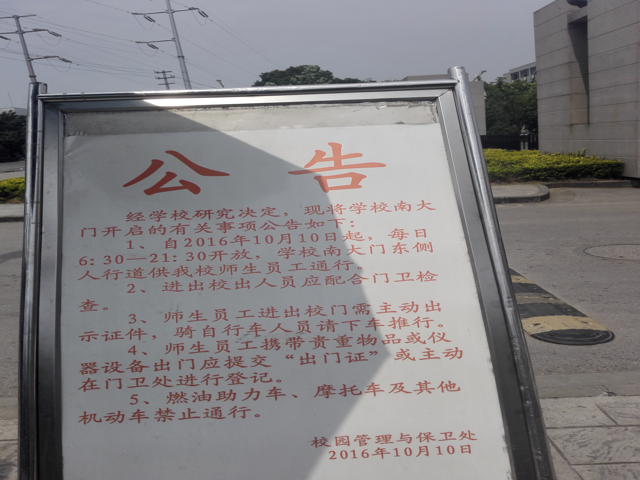
%> input picture color_adjustment_code/114-5_shadow.png, 640 x 480 px
$ octave demo.m   (GNU Octave 9; MATLAB toolbox functions it lacks are replaced by stand-ins)
%> lines starting %> are read from the running program, lines starting %| are printed output that depends on the picture
%> further down, shadow is the input picture: size 480x640x3 uint8; mean R, G, B 131.9, 129.4, 131.3
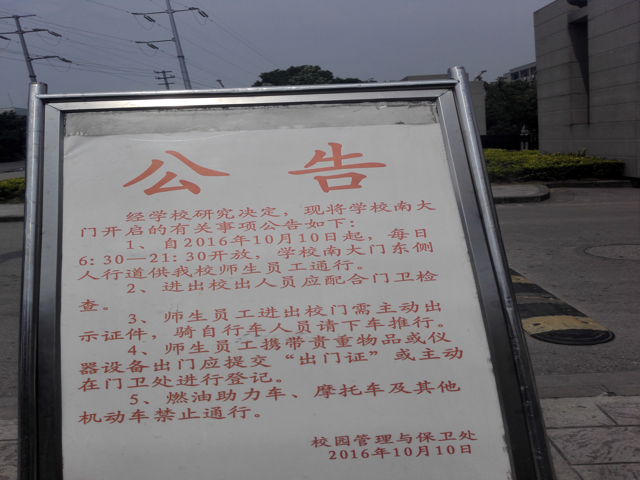
%> input picture color_adjustment_code/114-5_shadow_free_original.png, 640 x 480 px
%> further down, shadow_free is the input picture: size 480x640x3 uint8; mean R, G, B 114.6, 112.1, 115.2
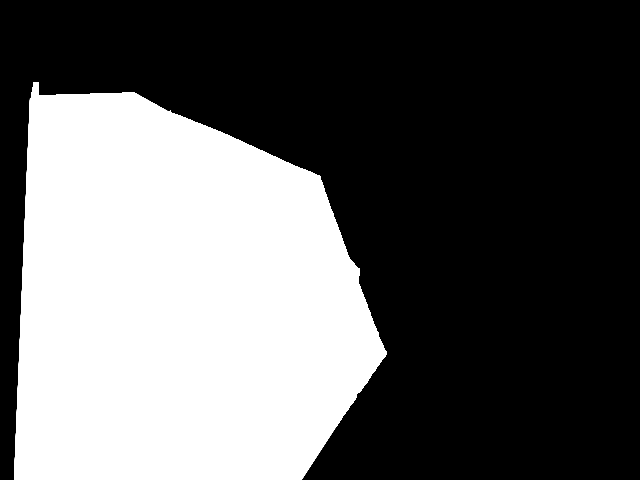
%> input picture color_adjustment_code/114-5_shadow_mask.png, 640 x 480 px
%> further down, shadow_mask is the input picture: size 480x640 uint8; min 0, max 255, mean 96.7
### color_adjustment_code/color_adjustment.m
function [corrected_im,param] =color_adjustment(shadow_free, shadow,shadow_mask)

linear = cell(3,1);
shadow_mask =repmat(shadow_mask,[1,1,3]);
%> shadow_mask: size 480x640x3 uint8

% Select only non-shadow pixels on the shadow-free image (source)
%   and the shadow image (target)

source = double(shadow_free(shadow_mask==0))/255;
target =  double(shadow(shadow_mask==0))/255;

% Seperate each color channel
source = reshape(source,[],3);
target = reshape(target,[],3);

% Fit a linear regression for each color channel.
for i = 1:3
    linear{i} = regress(target(:,i),[ones(size(source,1),1) source(:,i)]);
end
%> after the loop, linear = {[0.154; 1.01], [0.148; 1.01], [0.133; 1.01]}
param= [linear{1}' linear{2}' linear{3}'];
%> param = [0.154 1.01 0.148 1.01 0.133 1.01]

% Recover the shadow-free image using the linear regressions above
corrected_im = double(shadow_free)/255;
corrected_im(:,:,1) = corrected_im(:,:,1)*param(2) + param(1);
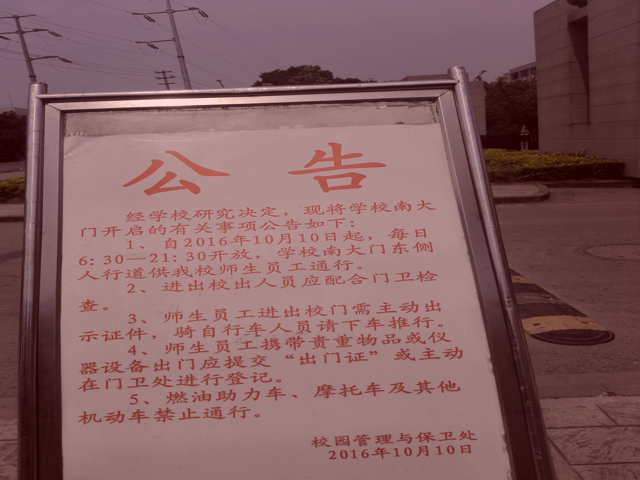
%> corrected_im: size 480x640x3 double; mean R, G, B 0.61, 0.44, 0.452; drawn with min black and max white
corrected_im(:,:,2) = corrected_im(:,:,2)*param(4) + param(3);
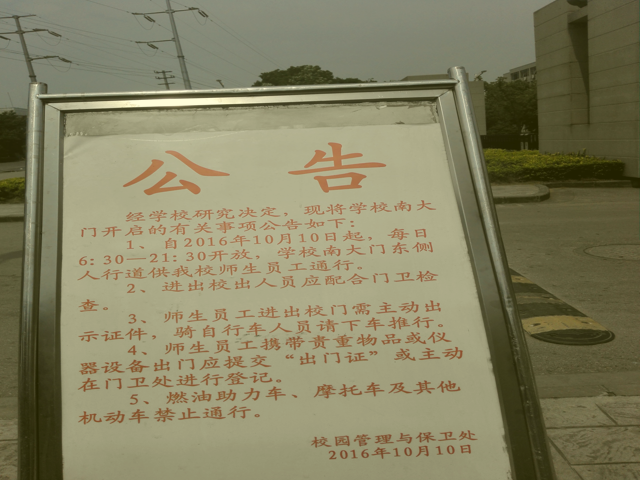
%> corrected_im: size 480x640x3 double; mean R, G, B 0.61, 0.593, 0.452; drawn with min black and max white
corrected_im(:,:,3) = corrected_im(:,:,3)*param(6) + param(5);
corrected_im = uint8(corrected_im*255);
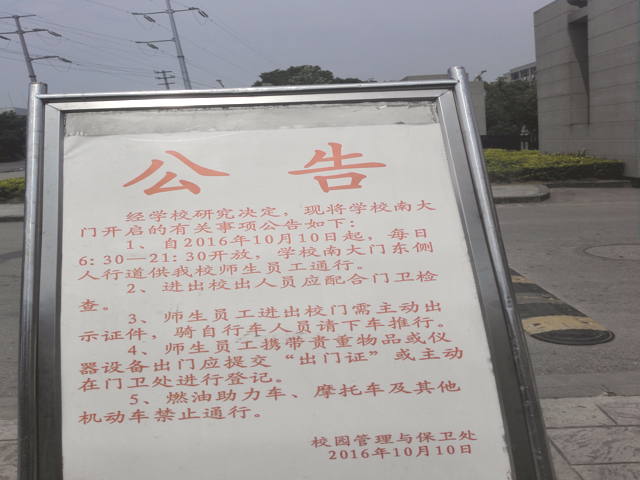
%> corrected_im: size 480x640x3 uint8; mean R, G, B 155.3, 151.1, 150.6
end

### color_adjustment_code/demo.m
%%%%%%%%
% ICCV submission #2450
% This script demonstrates our color adjustment method to correct
%   the color inconsistency between the shadow image and shadow-free image
%   of the ISTD testing set. We provide here an example image from the ISTD
%   testing set ('114-5.png')
% Usage:
%       matlab demo.m
%%%%%%%%


shadow = imread('114-5_shadow.png');
shadow_free = imread('114-5_shadow_free_original.png');
shadow_mask = imread('114-5_shadow_mask.png');


[corrected_im,w] = color_adjustment(shadow_free,shadow,shadow_mask);
%> w = [0.154 1.01 0.148 1.01 0.133 1.01]


figure(1);
imshow([shadow,shadow_free]);
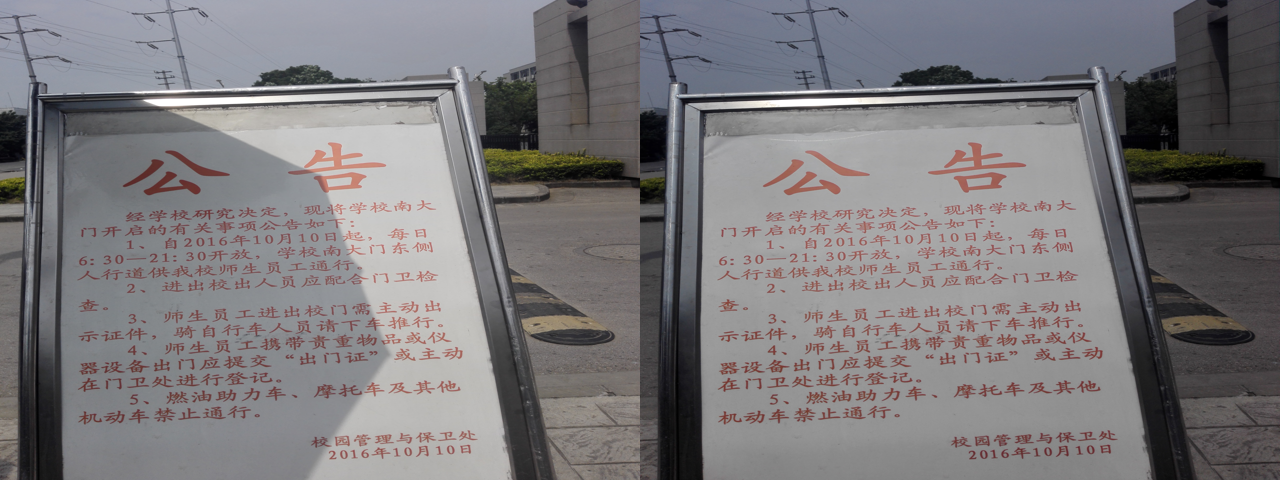
%> displayed picture: size 480x1280x3, on the screen's scale of 0 to 255; mean R, G, B 123.3, 120.8, 123.2
title('shadow image vs original shadow-free image');

figure(2);
imshow([shadow,corrected_im]);
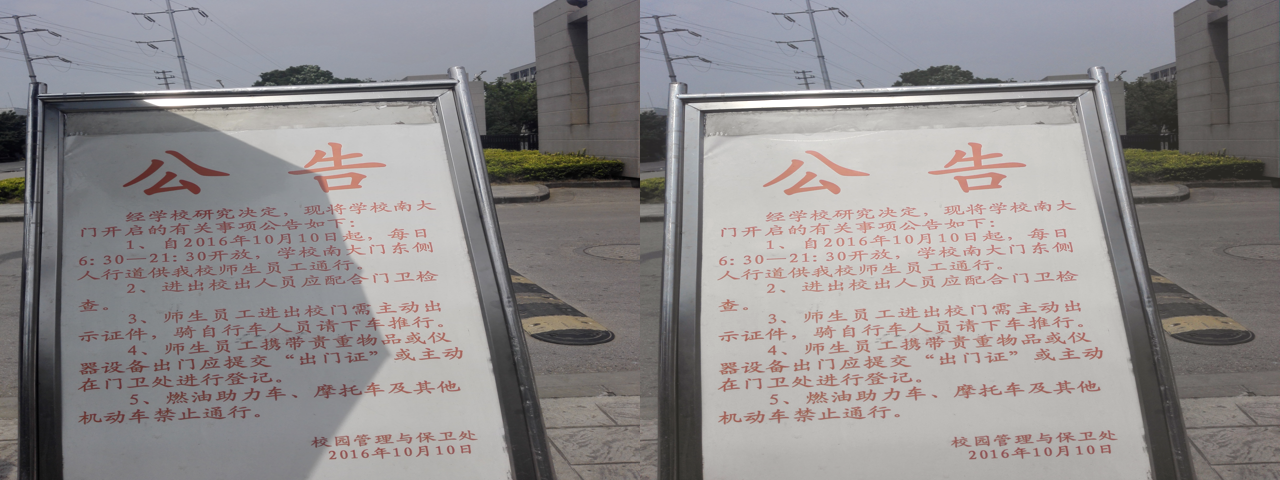
%> displayed picture: size 480x1280x3, on the screen's scale of 0 to 255; mean R, G, B 143.6, 140.3, 140.9
title('shadow image vs corrected shadow-free image');
